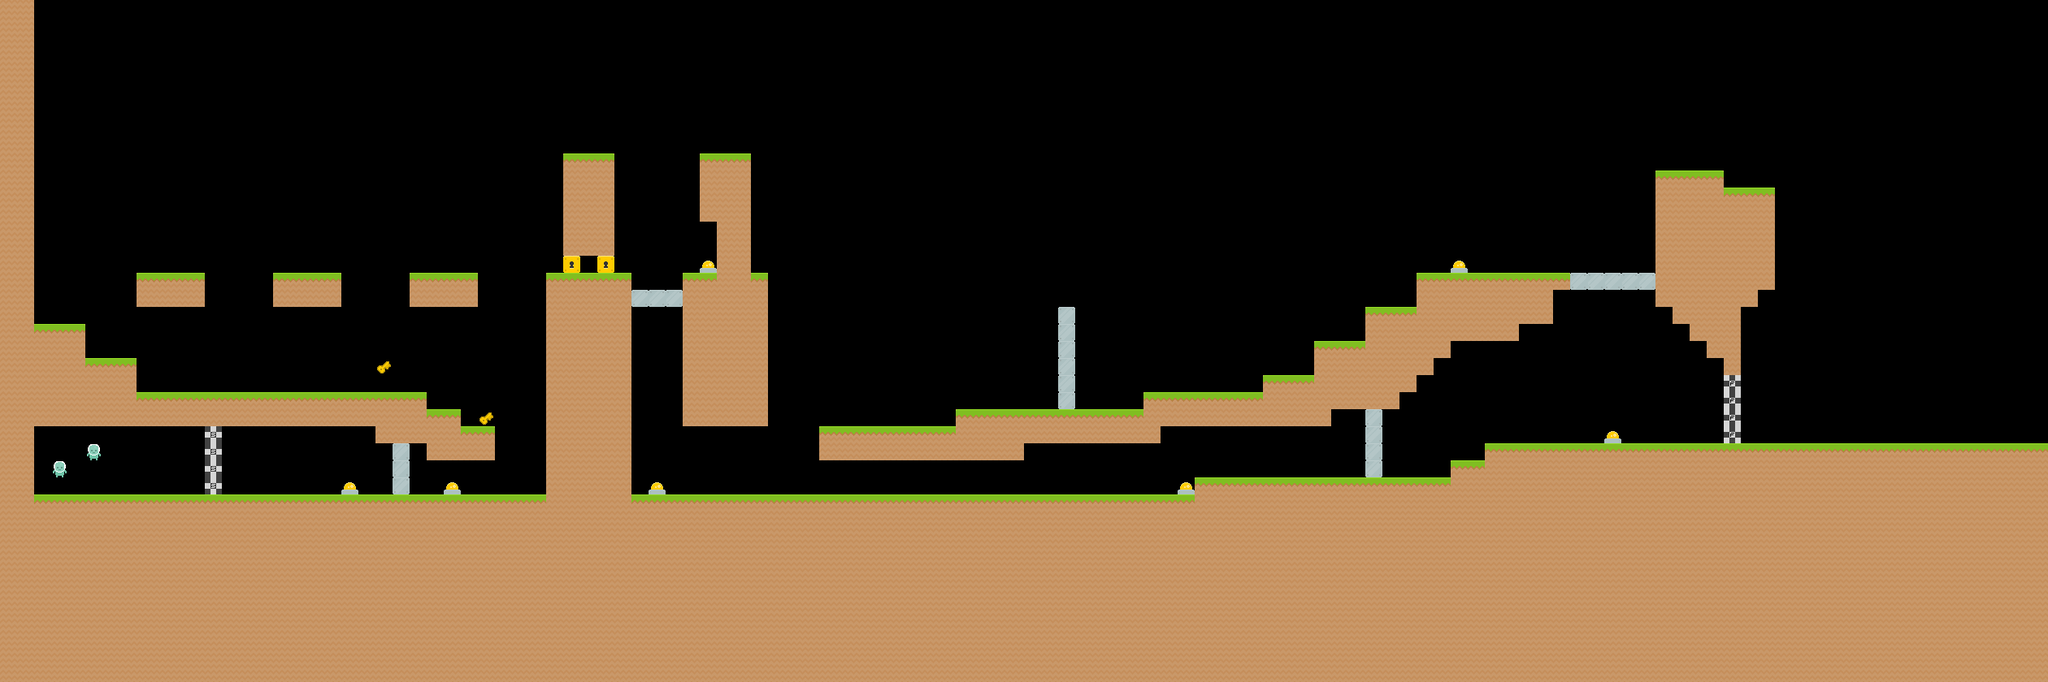

Below is a game level as drawn by its tile map, then a one-line description and the .tmx that defines it (tile-layer data replaced by summaries):
An orthogonal 120x40 tile map with 21x21 px tiles, 2 tile layers (Level Design, Trim) and 43 objects (21x Pressure Plate Block (closed), 7x Pressure Plate, 4x Start Line, 4x Finish Line, 2x Player, ...).

<map version="1.0" orientation="orthogonal" renderorder="right-down" width="120" height="40" tilewidth="21" tileheight="21" nextobjectid="692">
 <properties>
  <property name="DeleteTiles" type="bool" value="true" />
  <property name="unity:resource" type="bool" value="true" />
  <property name="unity:resourcePath" value="Maps" />
 </properties>
 <tileset firstgid="1" name="Cooperace Simple" tilewidth="21" tileheight="21" tilecount="18" columns="6">
  <image source="tilesets/simple.png" width="126" height="63" />
  <tile id="4">
   <properties>
    <property name="Player" value="" />
   </properties>
  </tile>
  <tile id="13">
   <objectgroup draworder="index">
    <object id="2" x="0" y="0" width="21" height="21" />
   </objectgroup>
  </tile>
 </tileset>
 <layer name="Level Design" width="120" height="40">
  <properties>
   <property name="unity:ignore" value="visual" />
  </properties>
  <data>[4800 cells, 1977 non-empty, 8 distinct tile ids]</data>
 </layer>
 <layer name="Trim" width="120" height="40">
  <properties>
   <property name="unity:ignore" value="collision" />
  </properties>
  <data>[4800 cells, 1933 non-empty, 6 distinct tile ids]</data>
 </layer>
 <objectgroup name="UnityObjects">
  <object id="650" name="Player" x="105" y="546" width="21" height="21">
   <properties>
    <property name="Player" value="" />
   </properties>
  </object>
  <object id="651" name="Player" x="63" y="567" width="21" height="21">
   <properties>
    <property name="Player" value="" />
   </properties>
  </object>
  <object id="652" name="Start Line" x="252" y="525" width="21" height="21">
   <properties>
    <property name="StartLine" value="" />
   </properties>
  </object>
  <object id="653" name="Start Line" x="252" y="546" width="21" height="21">
   <properties>
    <property name="StartLine" value="" />
   </properties>
  </object>
  <object id="654" name="Start Line" x="252" y="567" width="21" height="21">
   <properties>
    <property name="StartLine" value="" />
   </properties>
  </object>
  <object id="655" name="Start Line" x="252" y="588" width="21" height="21">
   <properties>
    <property name="StartLine" value="" />
   </properties>
  </object>
  <object id="656" name="Key" x="462" y="441" width="21" height="21">
   <properties>
    <property name="Key" value="" />
   </properties>
  </object>
  <object id="657" name="Key" x="588" y="504" width="21" height="21">
   <properties>
    <property name="Key" value="" />
   </properties>
  </object>
  <object id="658" name="Key Block" x="693" y="315" width="21" height="21">
   <properties>
    <property name="KeyBlock" value="" />
   </properties>
  </object>
  <object id="659" name="Key Block" x="735" y="315" width="21" height="21">
   <properties>
    <property name="KeyBlock" value="" />
   </properties>
  </object>
  <object id="660" name="Finish Line" x="2121" y="462" width="21" height="21">
   <properties>
    <property name="FinishLine" value="" />
   </properties>
  </object>
  <object id="661" name="Finish Line" x="2121" y="483" width="21" height="21">
   <properties>
    <property name="FinishLine" value="" />
   </properties>
  </object>
  <object id="662" name="Finish Line" x="2121" y="504" width="21" height="21">
   <properties>
    <property name="FinishLine" value="" />
   </properties>
  </object>
  <object id="663" name="Finish Line" x="2121" y="525" width="21" height="21">
   <properties>
    <property name="FinishLine" value="" />
   </properties>
  </object>
  <object id="664" name="Pressure Plate" x="861" y="315" width="21" height="21">
   <properties>
    <property name="Address" value="2" />
    <property name="PressurePlate" value="" />
   </properties>
  </object>
  <object id="665" name="Pressure Plate" x="1785" y="315" width="21" height="21">
   <properties>
    <property name="Address" value="4" />
    <property name="PressurePlate" value="" />
   </properties>
  </object>
  <object id="666" name="Pressure Plate" x="1974" y="525" width="21" height="21">
   <properties>
    <property name="Address" value="5" />
    <property name="PressurePlate" value="" />
   </properties>
  </object>
  <object id="667" name="Pressure Plate" x="420" y="588" width="21" height="21">
   <properties>
    <property name="Address" value="1" />
    <property name="PressurePlate" value="" />
   </properties>
  </object>
  <object id="668" name="Pressure Plate" x="546" y="588" width="21" height="21">
   <properties>
    <property name="Address" value="1" />
    <property name="PressurePlate" value="" />
   </properties>
  </object>
  <object id="669" name="Pressure Plate" x="798" y="588" width="21" height="21">
   <properties>
    <property name="Address" value="2" />
    <property name="PressurePlate" value="" />
   </properties>
  </object>
  <object id="670" name="Pressure Plate" x="1449" y="588" width="21" height="21">
   <properties>
    <property name="Address" value="3" />
    <property name="PressurePlate" value="" />
   </properties>
  </object>
  <object id="671" name="Pressure Plate Block (closed)" x="1932" y="336" width="21" height="21">
   <properties>
    <property name="Address" value="5" />
    <property name="DefaultState" value="closed" />
    <property name="PressurePlateBlock" value="" />
   </properties>
  </object>
  <object id="672" name="Pressure Plate Block (closed)" x="1953" y="336" width="21" height="21">
   <properties>
    <property name="Address" value="5" />
    <property name="DefaultState" value="closed" />
    <property name="PressurePlateBlock" value="" />
   </properties>
  </object>
  <object id="673" name="Pressure Plate Block (closed)" x="1974" y="336" width="21" height="21">
   <properties>
    <property name="Address" value="5" />
    <property name="DefaultState" value="closed" />
    <property name="PressurePlateBlock" value="" />
   </properties>
  </object>
  <object id="674" name="Pressure Plate Block (closed)" x="1995" y="336" width="21" height="21">
   <properties>
    <property name="Address" value="5" />
    <property name="DefaultState" value="closed" />
    <property name="PressurePlateBlock" value="" />
   </properties>
  </object>
  <object id="675" name="Pressure Plate Block (closed)" x="2016" y="336" width="21" height="21">
   <properties>
    <property name="Address" value="5" />
    <property name="DefaultState" value="closed" />
    <property name="PressurePlateBlock" value="" />
   </properties>
  </object>
  <object id="676" name="Pressure Plate Block (closed)" x="777" y="357" width="21" height="21">
   <properties>
    <property name="Address" value="2" />
    <property name="DefaultState" value="closed" />
    <property name="PressurePlateBlock" value="" />
   </properties>
  </object>
  <object id="677" name="Pressure Plate Block (closed)" x="798" y="357" width="21" height="21">
   <properties>
    <property name="Address" value="2" />
    <property name="DefaultState" value="closed" />
    <property name="PressurePlateBlock" value="" />
   </properties>
  </object>
  <object id="678" name="Pressure Plate Block (closed)" x="819" y="357" width="21" height="21">
   <properties>
    <property name="Address" value="2" />
    <property name="DefaultState" value="closed" />
    <property name="PressurePlateBlock" value="" />
   </properties>
  </object>
  <object id="679" name="Pressure Plate Block (closed)" x="1302" y="378" width="21" height="21">
   <properties>
    <property name="Address" value="3" />
    <property name="DefaultState" value="closed" />
    <property name="PressurePlateBlock" value="" />
   </properties>
  </object>
  <object id="680" name="Pressure Plate Block (closed)" x="1302" y="399" width="21" height="21">
   <properties>
    <property name="Address" value="3" />
    <property name="DefaultState" value="closed" />
    <property name="PressurePlateBlock" value="" />
   </properties>
  </object>
  </objectgroup>
</map>
<!-- 11 of 43 objects omitted -->
